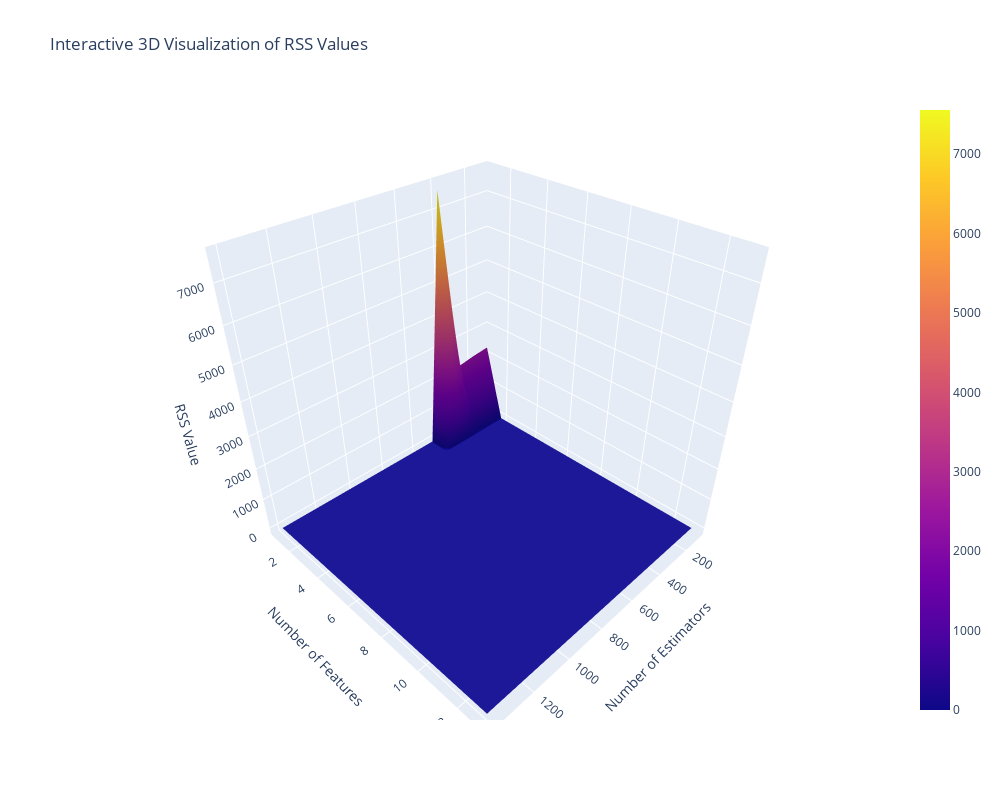

Here is the notebook cell this chart was saved with:
### Code cell
import plotly.graph_objects as go

# Create meshgrid for 3D surface
X, Y = np.meshgrid(estimators, max_features)

# Create interactive 3D surface plot
fig = go.Figure(data=[go.Surface(x=X, y=Y, z=rss_vals)])

# Update layout
fig.update_layout(
    title='Interactive 3D Visualization of RSS Values',
    scene=dict(
        xaxis_title='Number of Estimators',
        yaxis_title='Number of Features',
        zaxis_title='RSS Value'
    ),
    width=1000,
    height=800
)

# Add hover template
fig.update_traces(hovertemplate='Estimators: %{x}<br>Features: %{y}<br>RSS: %{z}<extra></extra>')

# Add download buttons
fig.show(config={'toImageButtonOptions': {'format': 'png', 'filename': 'rss_3d_plot'},
                'displaylogo': False,
                'modeBarButtonsToAdd':['downloadhtml']})

### Figure 1 — Plotly figure (JSON) as saved in the notebook; plotly's stock layout.template omitted (floating-point values rounded to 4 significant figures; data arrays with more than 128 entries replaced by an {"elided": "..."} marker saying what was removed)
{"data": [{"hovertemplate": "Estimators: %{x}<br>Features: %{y}<br>RSS: %{z}<extra></extra>", "type": "surface", "x": {"elided": "13x14 int values"}, "y": {"elided": "13x14 int values"}, "z": {"elided": "13x14 float values"}}], "layout": {"height": 800, "scene": {"xaxis": {"title": {"text": "Number of Estimators"}}, "yaxis": {"title": {"text": "Number of Features"}}, "zaxis": {"title": {"text": "RSS Value"}}}, "title": {"text": "Interactive 3D Visualization of RSS Values"}, "width": 1000}}
